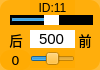
    <widget class="QWidget" name="widget_id11" native="true">
     <property name="geometry">
      <rect>
       <x>830</x>
       <y>190</y>
       <width>100</width>
       <height>70</height>
      </rect>
     </property>
     <property name="styleSheet">
      <string notr="true">background-color: rgb(255, 170, 0, 200);
border-radius:10px;</string>
     </property>
     <widget class="QLabel" name="label_ID11">
      <property name="geometry">
       <rect>
        <x>30</x>
        <y>0</y>
        <width>45</width>
        <height>16</height>
       </rect>
      </property>
      <property name="minimumSize">
       <size>
        <width>0</width>
        <height>10</height>
       </size>
      </property>
      <property name="font">
       <font>
        <family>Arial</family>
        <pointsize>9</pointsize>
       </font>
      </property>
      <property name="styleSheet">
       <string notr="true">background-color: rgb(255, 255, 255， 0);
border-radius:0px;</string>
      </property>
      <property name="text">
       <string>ID:11</string>
      </property>
      <property name="alignment">
       <set>Qt::AlignCenter</set>
      </property>
     </widget>
     <widget class="QSlider" name="horizontalSlider_pulse_id11">
      <property name="geometry">
       <rect>
        <x>10</x>
        <y>15</y>
        <width>83</width>
        <height>10</height>
       </rect>
      </property>
      <property name="autoFillBackground">
       <bool>false</bool>
      </property>
      <property name="styleSheet">
       <string notr="true">QSlider{background-color: rgb(0, 0, 0);
border-radius:0px;}
QSlider::handle {/*设置中间的那个滑动的键*/                           
    background:  rgb(255, 255, 255);
}</string>
      </property>
      <property name="minimum">
       <number>0</number>
      </property>
      <property name="maximum">
       <number>1000</number>
      </property>
      <property name="pageStep">
       <number>1</number>
      </property>
      <property name="value">
       <number>500</number>
      </property>
      <property name="orientation">
       <enum>Qt::Horizontal</enum>
      </property>
     </widget>
     <widget class="QSlider" name="horizontalSlider_dev_id11">
      <property name="geometry">
       <rect>
        <x>30</x>
        <y>50</y>
        <width>45</width>
        <height>18</height>
       </rect>
      </property>
      <property name="styleSheet">
       <string notr="true">background-color: rgba(255, 255, 255， 0);</string>
      </property>
      <property name="minimum">
       <number>-125</number>
      </property>
      <property name="maximum">
       <number>125</number>
      </property>
      <property name="pageStep">
       <number>1</number>
      </property>
      <property name="orientation">
       <enum>Qt::Horizontal</enum>
      </property>
     </widget>
     <widget class="QLabel" name="label_id11">
      <property name="geometry">
       <rect>
        <x>0</x>
        <y>50</y>
        <width>31</width>
        <height>20</height>
       </rect>
      </property>
      <property name="minimumSize">
       <size>
        <width>0</width>
        <height>10</height>
       </size>
      </property>
      <property name="font">
       <font>
        <family>DejaVu Sans</family>
        <pointsize>10</pointsize>
       </font>
      </property>
      <property name="styleSheet">
       <string notr="true">background-color: rgb(255, 255, 255， 0);</string>
      </property>
      <property name="text">
       <string>0</string>
      </property>
      <property name="alignment">
       <set>Qt::AlignCenter</set>
      </property>
     </widget>
     <widget class="QLineEdit" name="lineEdit_id11">
      <property name="geometry">
       <rect>
        <x>30</x>
        <y>30</y>
        <width>45</width>
        <height>18</height>
       </rect>
      </property>
      <property name="sizePolicy">
       <sizepolicy hsizetype="Fixed" vsizetype="Fixed">
        <horstretch>0</horstretch>
        <verstretch>0</verstretch>
       </sizepolicy>
      </property>
      <property name="font">
       <font>
        <family>Arial</family>
        <pointsize>11</pointsize>
       </font>
      </property>
      <property name="autoFillBackground">
       <bool>false</bool>
      </property>
      <property name="styleSheet">
       <string notr="true">background-color: rgb(255, 255, 255);
border-radius:0px;</string>
      </property>
      <property name="text">
       <string>500</string>
      </property>
      <property name="maxLength">
       <number>1000</number>
      </property>
      <property name="alignment">
       <set>Qt::AlignCenter</set>
      </property>
      <property name="dragEnabled">
       <bool>false</bool>
      </property>
      <property name="readOnly">
       <bool>false</bool>
      </property>
     </widget>
     <widget class="QLabel" name="label_back2">
      <property name="geometry">
       <rect>
        <x>6</x>
        <y>30</y>
        <width>20</width>
        <height>20</height>
       </rect>
      </property>
      <property name="font">
       <font>
        <pointsize>10</pointsize>
        <weight>50</weight>
        <italic>false</italic>
        <bold>false</bold>
       </font>
      </property>
      <property name="styleSheet">
       <string notr="true">background-color: rgb(255, 255, 255, 0);</string>
      </property>
      <property name="text">
       <string>后</string>
      </property>
      <property name="alignment">
       <set>Qt::AlignCenter</set>
      </property>
     </widget>
     <widget class="QLabel" name="label_front2">
      <property name="geometry">
       <rect>
        <x>75</x>
        <y>30</y>
        <width>20</width>
        <height>20</height>
       </rect>
      </property>
      <property name="font">
       <font>
        <pointsize>10</pointsize>
        <weight>50</weight>
        <italic>false</italic>
        <bold>false</bold>
       </font>
      </property>
      <property name="styleSheet">
       <string notr="true">background-color: rgb(255, 255, 255, 0);</string>
      </property>
      <property name="text">
       <string>前</string>
      </property>
      <property name="alignment">
       <set>Qt::AlignCenter</set>
      </property>
     </widget>
    </widget>
